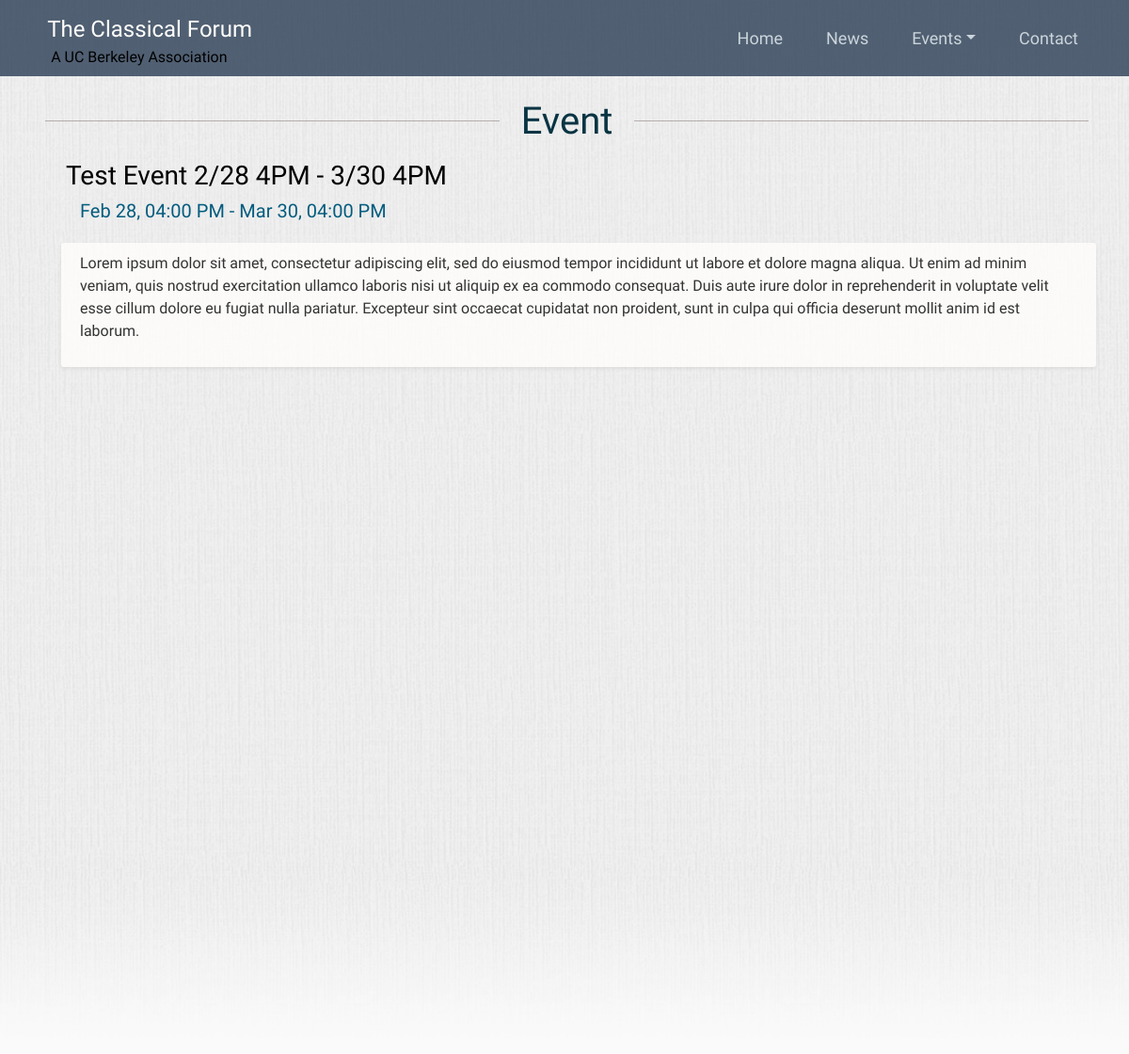
/event/2, run on an earlier commit of the app's database.
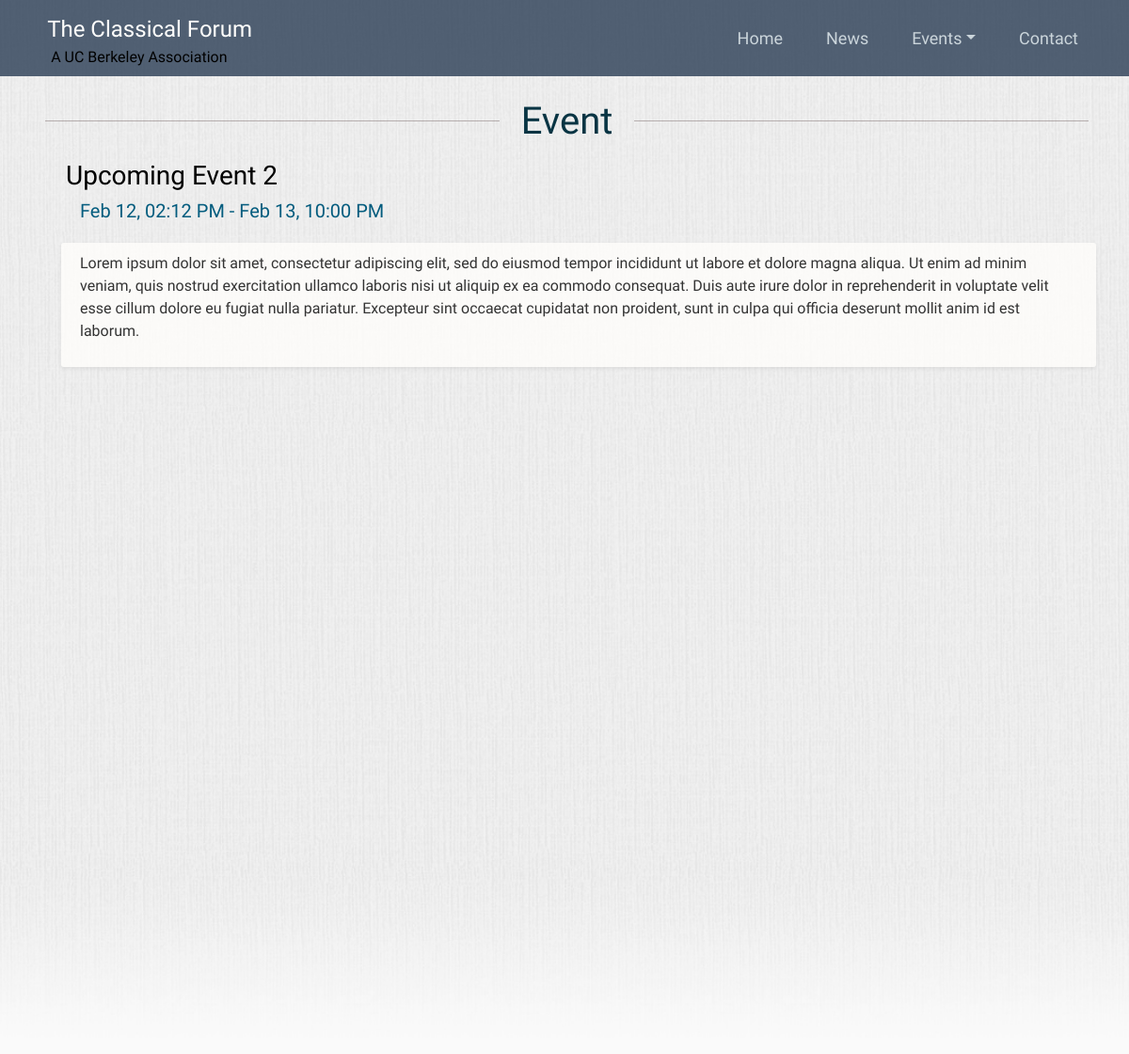
And on a later commit of the database.
### flask_server/models.py (models this page shows, shortened)
class Event(db.Model):
    id = db.Column(db.Integer, primary_key=True)
    title = db.Column(db.String(100), nullable=False)
    event_date = db.Column(db.DateTime, nullable=False)
    event_end = db.Column(db.DateTime)
    content = db.Column(db.Text, nullable=False)

### flask_server/routes.py (the view)
@main.route('/event/<int:event_id>')
def event(event_id):
    event_query = Event.query.get_or_404(event_id)
    return render_template('event.html', title=event_query.title, event=event_query)

### flask_server/templates/event.html (shortened to what this page needs)
{% extends "layout.html" %}
{% block start_background_div %}<div class="bg1">{% endblock start_background_div %}
{% block end_background_div %}</div>{% endblock end_background_div %}
{% block content %}
<div class="container-fluid" style="padding-top: 20px">
<div class="row" style="flex-wrap: nowrap; margin-bottom: 20px; margin-left: -40px">
    <div class="border-center rounded" style="float: left; width: 45%"></div>
    <h1 class="text-center" style="color: #083443; margin-top: 0.8%">Event</h1>
    <div class="border-center rounded" style="float: right; width: 45%"></div>
</div>
</div>
    <div class="container">
        <div class="row">
            <div class="col" style="margin-top: -1%">
                <h3 class="nounderline" style="color: #000000; margin-left: 5px">{{ title }}</h3>
                {% if event.event_end == None %}
                    <a class="" style="color: #035c7e; font-size: 1.25rem; line-height: 1.2; display: inline-block; margin-left: 20px;">{{ event.event_date.strftime('%b %d, %Y') }}, {{ event.event_date.strftime('%I:%M %p') }}</a>
                {% elif event.event_end.strftime('%d') == event.event_date.strftime('%d') and event.event_end.strftime('%Y') == event.event_date.strftime('%Y') %}
                    <a class="" style="color: #035c7e; font-size: 1.25rem; line-height: 1.2; display: inline-block; margin-left: 20px;">{{ event.event_date.strftime('%b %d, %Y') }}, {{ event.event_date.strftime('%I:%M %p') }} - {{ event.event_end.strftime('%I:%M %p') }}</a>
                {% elif event.event_end.strftime('%Y') == event.event_date.strftime('%Y') %}
                    <a class="" style="color: #035c7e; font-size: 1.25rem; line-height: 1.2; display: inline-block; margin-left: 20px;">{{ event.event_date.strftime('%b %d') }}, {{ event.event_date.strftime('%I:%M %p') }} - {{ event.event_end.strftime('%b %d') }}, {{ event.event_end.strftime('%I:%M %p') }}</a>
                {% else %}
                    <a class="" style="color: #035c7e; font-size: 1.25rem; line-height: 1.2; display: inline-block; margin-left: 20px;">{{ event.event_date.strftime('%b %d, %Y') }}, {{ event.event_date.strftime('%I:%M %p') }} - {{ event.event_end.strftime('%b %d, %Y') }}, {{ event.event_end.strftime('%I:%M %p') }}</a>
                {% endif %}
            </div>
        </div>
        <div class="shadow-sm content-section">
            <p>{{ event.content }}</p>
        </div>
    </div>
<div style="height: 100px"></div>
{% endblock content %}

What changed in the data, as far as the page shows it:
changed Event: title "Test Event 2/28 4PM - 3/30 4PM" → "Upcoming Event 2"; event_date "Feb 28" → "Feb 12"; event_date "04:00 PM" → "02:12 PM"; event_end "Mar 30" → "Feb 13"; event_end "04:00 PM" → "10:00 PM"
